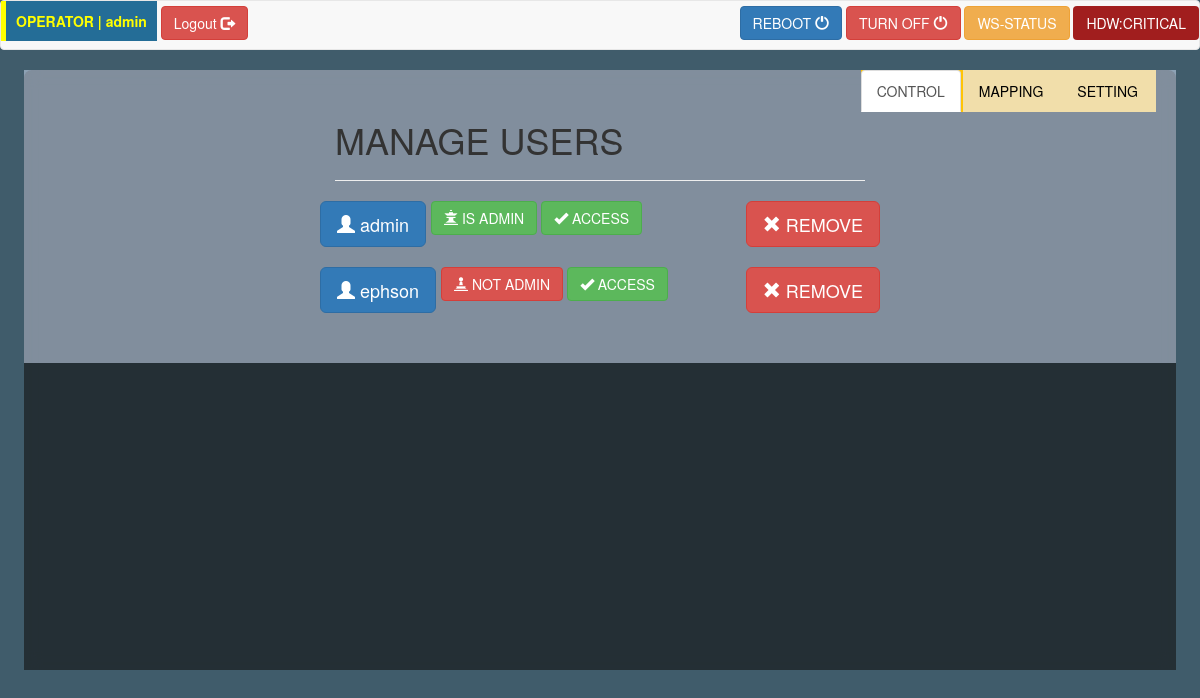
The page /auth/manageusers (signed in) on the database as committed earlier.
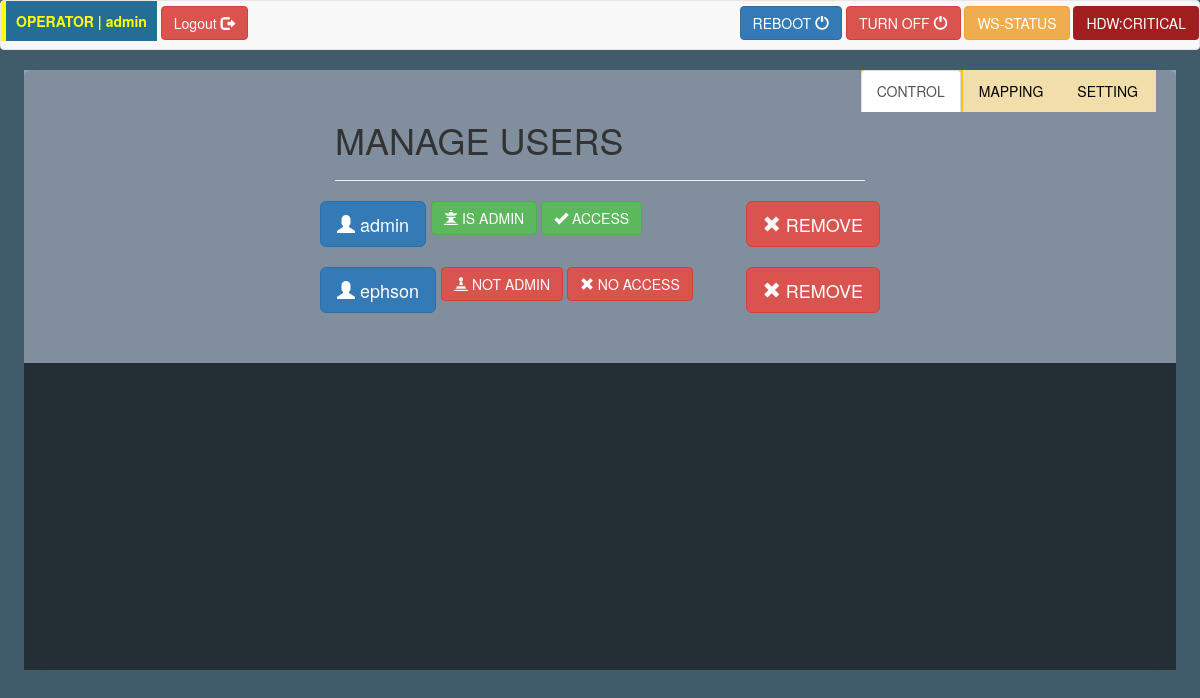
The same page on the database as committed later.
### app/models.py (models this page shows, shortened)
class User(UserMixin, db.Model):
    id = db.Column(db.Integer, primary_key=True)
    username = db.Column(db.String(64), index=True, unique=True)
    password_hash = db.Column(db.String(128))
    role = db.Column(db.Integer, default=0)
    last_seen = db.Column(db.DateTime, default=datetime.utcnow)
    has_access = db.Column(db.Integer, default=0)

### app/auth/routes.py (the view)
@bp.route('/manageusers', methods=['GET', 'POST'])
@login_required
def manageusers():
    if ((current_user.is_authenticated) and (current_user.username != 'admin')):
        return redirect(url_for('panels.control'))
    users = User.query.all()
    return render_template('auth/manageusers.html', title='ManageUsers', users=users)

### app/models.py (called while the page is built)
@login.user_loader
def load_user(id):
    return User.query.get(int(id))

### app/panels/routes.py (called while the page is built)
@bp.before_app_request
def before_request():
    if current_user.is_authenticated:
        current_user.last_seen = datetime.utcnow()
        db.session.commit()

### app/templates/auth/manageusers.html (shortened to what this page needs)
{% extends "base.html" %}
{% import 'bootstrap/wtf.html' as wtf %}
{% block app_content %}
    <div class="row" style="background-color: rgba(211, 227, 250, 0.527);">
        <div class="formDiv">
            <h1>MANAGE USERS</h1>
            <hr>
            {% if users %}
                {% for user in users %}
                    <div class="row">
                        <a type="button" class="btn btn-lg btn-primary pull-left" href="{{ url_for('auth.user', username=user.username ) }}"
                            style="margin-right: 5px;">
                            <span class="glyphicon glyphicon-user" aria-hidden="true"></span> {{ user.username }}</a>
                        {% if (user.role == 1) %}
                        <a type="button" class="btn btn-md btn-success" href="{{ url_for('auth.grantrole', username=user.username ) }}">
                            <span class="glyphicon glyphicon-queen" aria-hidden="true"></span> IS ADMIN</a>
                        {% elif (user.role == 0) %}
                            <a type="button" class="btn btn-md btn-danger" href="{{ url_for('auth.grantrole', username=user.username ) }}">
                                <span class="glyphicon glyphicon-pawn" aria-hidden="true"></span> NOT ADMIN</a>
                        {% endif %}
                        {% if (user.has_access == 1) %}
                            <a type="button" class="btn btn-md btn-success" href="{{ url_for('auth.grantaccess', username=user.username ) }}">
                                <span class="glyphicon glyphicon-ok" aria-hidden="true"></span> ACCESS</a>
                        {% elif (user.has_access == 0) %}
                            <a type="button" class="btn btn-md btn-danger" href="{{ url_for('auth.grantaccess', username=user.username ) }}">
                                <span class="glyphicon glyphicon-remove" aria-hidden="true"></span> NO ACCESS</a>
                        {% endif %}
                        <button id="idbtnremoveUser" type="button" class="btn btn-lg btn-danger pull-right">
                            <span class="glyphicon glyphicon-remove" aria-hidden="true"></span> REMOVE</button>
                    </div><br>
                {% endfor %}
            {% endif %}
        </div>
    </div>
{% endblock %}

### app/templates/base.html (shortened to what this page needs)
{% extends 'bootstrap/base.html' %}
{% block navbar %}
    <nav class="navbar navbar-default">
        <div>
            {% if current_user.is_anonymous %}
            <a class="btn btn-md btn-primary" href="{{ url_for('auth.login') }}">Login</a>
            {% else %}
            <span>OPERATOR | {{ current_user.username }}</span>
            <a class="btn btn-md btn-danger" href="{{ url_for('auth.logout') }}">
                Logout <span class="glyphicon glyphicon-log-out" aria-hidden="true"></span></a>
            {% endif %}
            <div class="btn-group-toggle pull-right" data-toggle="buttons" >
                {% if not current_user.is_anonymous %}
                <a id="idrebootBtn" class="btn btn-md btn-primary">
                    REBOOT <span class="glyphicon glyphicon-off" aria-hidden="true"></span></a>
                <a id="idshutdownBtn" class="btn btn-md btn-danger">
                    TURN OFF <span class="glyphicon glyphicon-off" aria-hidden="true"></span></a>
                {% endif %}
                <label class="btn btn-warning" id="idconnStatus">WS-STATUS</label>
                <label class="btn btn-warning" id="idhdwConn">HDW-STATUS</label>
            </div>
        </div>
    </nav>
{% endblock %}
{% block content %}
    <div class="container">
        {% if not current_user.is_anonymous %}
        <ul id="idCtlTab" class="nav nav-tabs pull-right" style="margin-right: 5px;">
            <li class="active"><a href="{{ url_for('panels.control') }}">CONTROL</a></li>
            <li><a href="{{ url_for('panels.mapping') }}">MAPPING</a></li>
            <li><a href="{{ url_for('panels.settings') }}">SETTING</a></li>
        </ul>
        {% endif %}
        {% block app_content %}{% endblock %}
    </div>
{% endblock %}
{% block styles %}
    {{super()}}
    <link rel="stylesheet" href="{{url_for('static', filename='css/page.css') }}" />
    <link rel="stylesheet" href="{{url_for('static', filename='css/utils/bootstrap-toggle.min.css') }}" />
{% endblock %}

### app/static/css/page.css (style rules this page uses)
html, body { display: flex; flex-flow: column; background-color:#405C6B; }
.container { height: 100%; width: 96%; background: rgba(20, 20, 20, 0.616); backdrop-filter: blur(8px); border-top-left-radius: 8px; border-top-right-radius: 8px; min-width: 400px; min-height: 600px; }
.container > div { padding: 20px; }
.formDiv { max-width: 550px; margin: 0 auto; padding: 10px; }
ul > li { background-color:rgb(241, 222, 170); }
ul > li > a { color: black; }
ul > li.active { background:rgb(255, 196, 4); }
.navbar { padding-top: 5px; }
.navbar > div > span { margin-top: 15px; padding: 10px; background-color: #246d97; font-weight: bold; color: yellow; border-left: 5px yellow solid; }
.disconnected { background-color: rgb(161, 30, 30); color: white; }
.nopointer { pointer-events: none; cursor: not-allowed; }

Rows that differ between the two databases and show on the page:
changed User "ephson": has_access "ACCESS" → "NO ACCESS"
